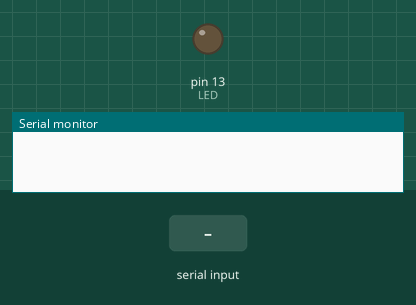
This sketch was run on a simulated Arduino Uno, built with avr-gcc and run on an emulated ATmega328P. On the bench: output pins drawn as LEDs (lit = HIGH), the last lines printed to the serial monitor. The test bench sets the inputs (shaded band).

Above: at 1.2 s.
1.3 s: "1" received over Serial
At 2.1 s:
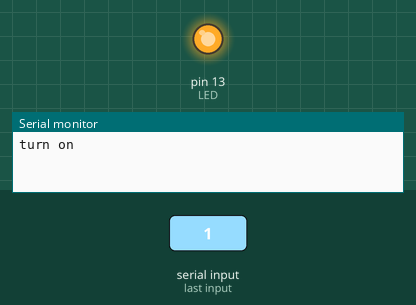
2.8 s: "0" received over Serial
At 3.3 s:
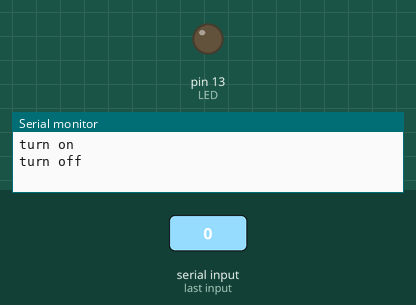
Timing chart, 0 to 5.8 s (numbered marks = the images above; inputs shaded):
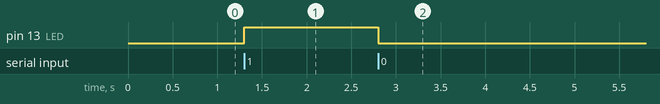

Measured:
- after the input at 1.3 s, pin 13 (LED): LOW → HIGH at once
- after the input at 2.8 s, pin 13 (LED): HIGH → LOW at once

The sketch:

main.ino
```cpp
const int LED = 13;

void setup()
{
    pinMode(LED, OUTPUT);
    Serial.begin(9600);
}

int inputData;
void loop()
{
    if (Serial.available() > 0)
    {
        inputData = Serial.read();
        switch (inputData)
        {
        case '0': //Focus
            digitalWrite(LED, LOW);
            Serial.println("turn off");
            break;
        case '1': //Relax
            digitalWrite(LED, HIGH);
            Serial.println("turn on");
            break;
        default:
            break;
        }
    }
}
```
